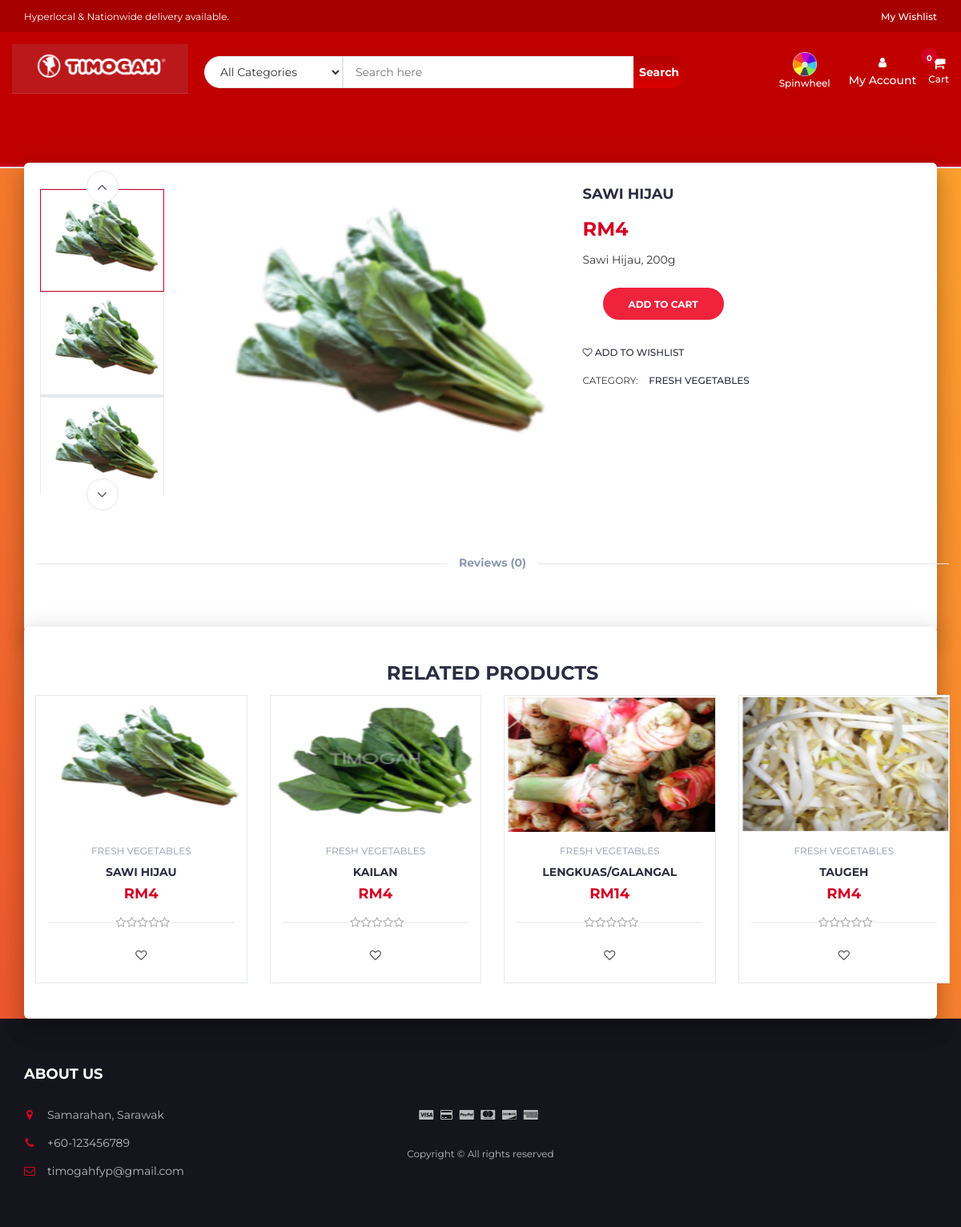
The app's page /product.php?p=1, older data.
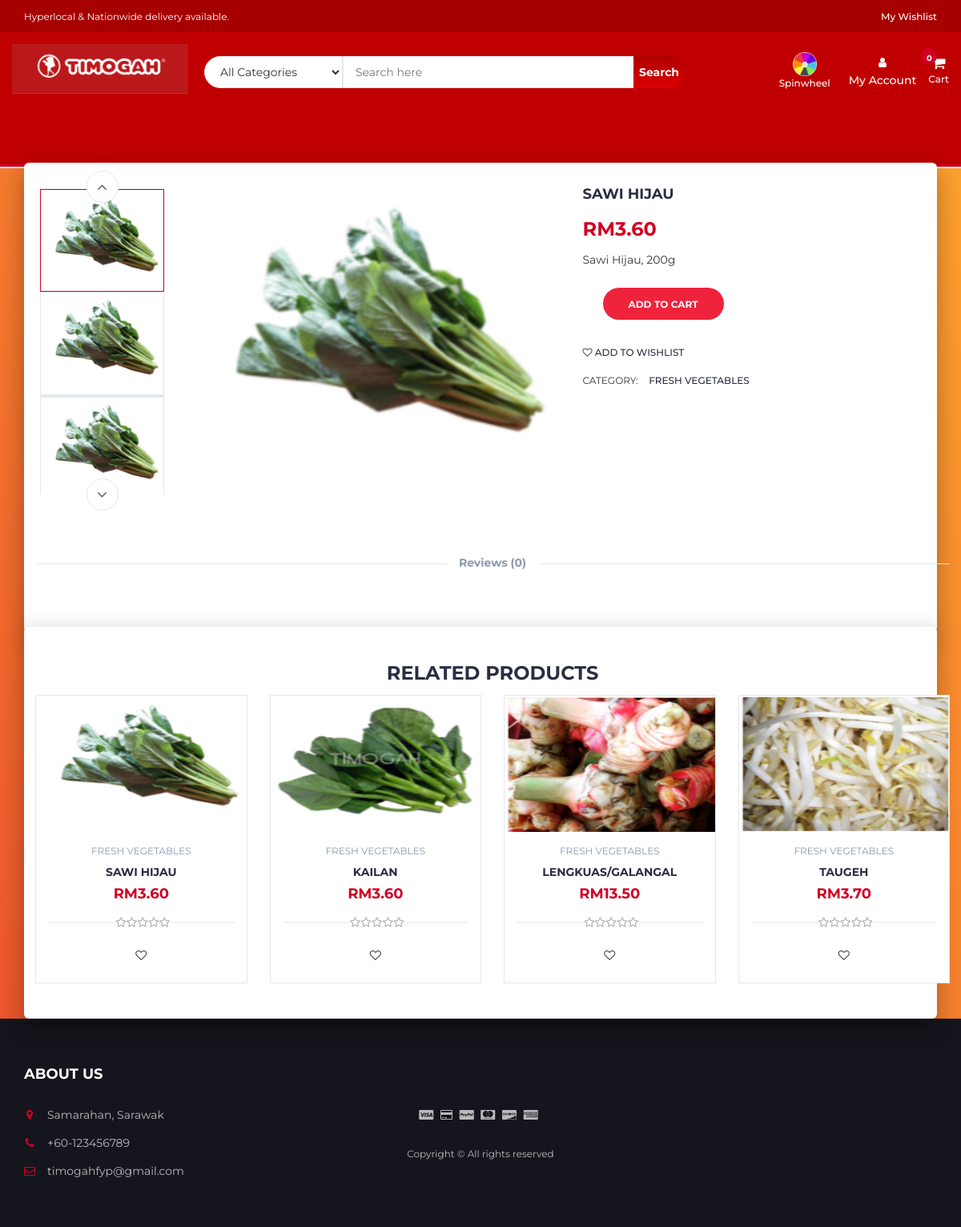
The same page, newer data.
### tables this page shows
CREATE TABLE `products` (
  `product_id` int(100) NOT NULL,
  `product_cat` int(100) NOT NULL,
  `product_brand` int(100) NOT NULL,
  `product_title` varchar(255) NOT NULL,
  `product_price` DECIMAL(10, 2) NOT NULL,
  `product_desc` text NOT NULL,
  `product_image` text NOT NULL,
  `product_keywords` text NOT NULL
);

CREATE TABLE `categories` (
  `cat_id` int(100) NOT NULL,
  `cat_title` text NOT NULL
);

### product.php (the view, shortened to what the changed rows need)
<?php
include "header.php";
?>
		<div class="section main main-raised">
			<div class="container">
				<div class="row">
					<?php
								include 'db.php';
								$product_id = $_GET['p'];
								$sql = " SELECT * FROM products AS P,categories AS C WHERE P.product_cat = C.cat_id  AND P.product_id = '$product_id'";
								$result = mysqli_query($con, $sql);
								if (mysqli_num_rows($result) > 0)
								{
									while($row = mysqli_fetch_assoc($result))
									{
									echo '
                                <div class="col-md-5 col-md-push-2">
                                <div id="product-main-img">
                                    <div class="product-preview">
                                        <img src="product_images/'.$row['product_image'].'" alt="">
                                    </div>
                                    <div class="product-preview">
                                        <img src="product_images/'.$row['product_image'].'" alt="">
                                    </div>
                                    <div class="product-preview">
                                        <img src="product_images/'.$row['product_image'].'" alt="">
                                    </div>
                                    <div class="product-preview">
                                        <img src="product_images/'.$row['product_image'].'" alt="">
                                    </div>
                                </div>
                            </div>
                                <div class="col-md-2  col-md-pull-5">
                                <div id="product-imgs">
                                    <div class="product-preview">
                                        <img src="product_images/'.$row['product_image'].'" alt="">
                                    </div>
                                    <div class="product-preview">
                                        <img src="product_images/'.$row['product_image'].'" alt="">
                                    </div>
                                    <div class="product-preview">
                                        <img src="product_images/'.$row['product_image'].'g" alt="">
                                    </div>
                                    <div class="product-preview">
                                        <img src="product_images/'.$row['product_image'].'" alt="">
                                    </div>
                                </div>
                            </div>
									';
									?>
									<?php
									echo '
							<div class="col-md-5">
								<div class="product-details">
									<h2 class="product-name">'.$row['product_title'].'</h2>
									<div id = "rating_reviews">
									</div>
									<div>
										<h3 class="product-price">RM'.$row['product_price'].'</h3>
									</div>
									<div><p>'.$row['product_desc'].'</p></div>
									<div class="add-to-cart">
										<div class="qty-label">
											<div class="btn-group" style="margin-left: 25px; margin-top: 15px">
											<button class="add-to-cart-btn" pid="'.$row['product_id'].'"  id="product" ><i class="fa fa-shopping-cart"></i> add to cart</button>
											</div>
										</div>
									</div>
									<ul class="product-btns">
										<li><a href="#" pid="'.$row['product_id'].'"  id="wishlist" ><i class="fa fa-heart-o"></i> add to wishlist</a></li>
									</ul>
									<ul class="product-links">
										<li>Category:</li>
										<li><a href="#">'.$row["cat_title"].'</a></li>
									</ul>
								</div>
							</div>
							';
							}
						}
						?>
				</div>
			</div>
		</div>
		<div class="section main main-raised">
			<div class="container">
				<div class="row">
								<?php
                    include 'db.php';
								$product_id = $_GET['p'];
					$product_query = "SELECT * FROM products,categories WHERE product_cat=cat_id AND product_id BETWEEN $product_id AND $product_id+3";
                $run_query = mysqli_query($con,$product_query);
                if(mysqli_num_rows($run_query) > 0){
                    while($row = mysqli_fetch_array($run_query)){
                        $pro_id    = $row['product_id'];
                        $pro_title = $row['product_title'];
                        $pro_price = $row['product_price'];
                        $pro_image = $row['product_image'];
                        $cat_name = $row["cat_title"];
                        echo "
                                <div class='col-md-3 col-xs-6'>
								<a href='product.php?p=$pro_id'><div class='product'>
									<div class='product-img'>
										<img src='product_images/$pro_image' style='max-height: 170px;' alt=''>
									</div></a>
									<div class='product-body'>
										<p class='product-category'>$cat_name</p>
										<h3 class='product-name header-cart-item-name'><a href='product.php?p=$pro_id'>$pro_title</a></h3>
										<h4 class='product-price header-cart-item-info'>RM$pro_price</h4>
										<div class='product-rating'>";
										$rating_query = "SELECT ROUND(AVG(rating),1) AS avg_rating  FROM reviews WHERE product_id='$pro_id '";
										$run_review_query = mysqli_query($con,$rating_query);
										$review_row = mysqli_fetch_array($run_review_query);
										if($review_row > 0){
											$avg_count=$review_row["avg_rating"];
												$i=1;
												while($i <= 5-round($avg_count)){
													$i++;
													echo'
													<i class="fa fa-star-o empty"></i>';
												}
										}
										echo "</div>
										<div class='product-btns'>
											<button pid='$pro_id' id='wishlist' class='add-to-wishlist'><i class='fa fa-heart-o'></i><span class='tooltipp'>add to wishlist</span></button>
										</div>
									</div>
									<div class='add-to-cart'>
										<button pid='$pro_id' id='product' class='add-to-cart-btn block2-btn-towishlist' href='#'><i class='fa fa-shopping-cart'></i> add to cart</button>
									</div>
								</div>
                                </div>
			";
		}
}
?>

Row changes from the older to the newer data that the page shows:
changed products "SAWI HIJAU": product_price "4" → "3.60"
changed products "KAILAN": product_price "4" → "3.60"
changed products "LENGKUAS/GALANGAL": product_price "14" → "13.50"
changed products "TAUGEH": product_price "4" → "3.70"
